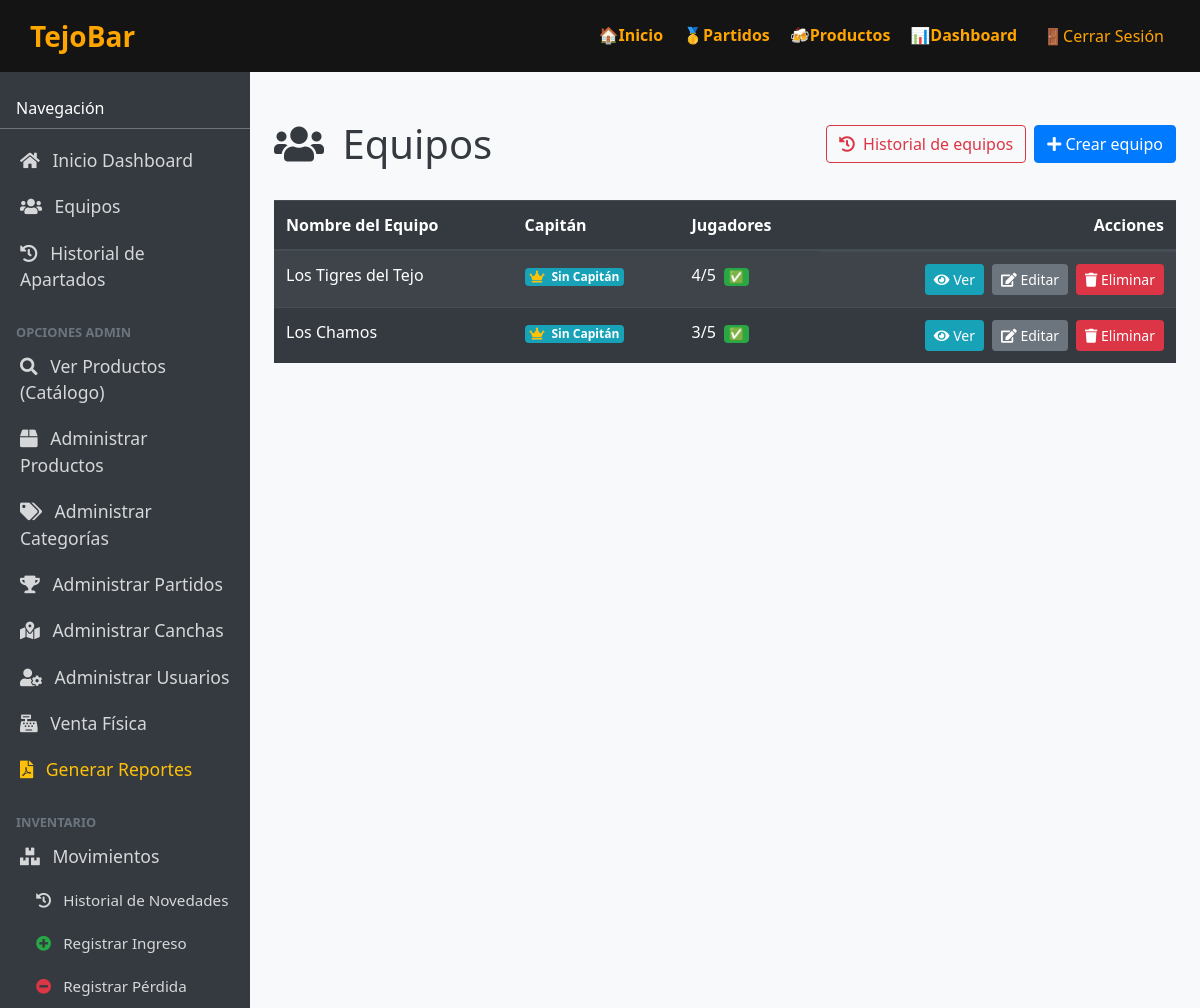
Screenshot of /equipos/ (signed in) with the database file from the repository.
### tejobar_app/models.py (models this page shows, shortened)
class Equipo(models.Model):
    nombre_equipo = models.CharField(max_length=100, unique=True)
    @property
    def capitan_nombre(self) -> str:
        cap = self.equipo_jugadores.filter(es_capitan=True).first()
        if cap:
            return cap.get_nombre()
        return "Sin Capitán"
    @property
    def num_jugadores(self):
        return self.equipo_jugadores.count()
    @property
    def is_completo(self):
        return 3 <= self.num_jugadores <= 5

### tejobar_app/views.py (the view, shortened to what this page needs)
# urls.py: path("equipos/", views.equipo_list, name="equipos_index"),
@login_required
def equipo_list(request: HttpRequest) -> HttpResponse:
    persona = getattr(request.user, "persona", None)
    if not persona:
        messages.error(request, "No tienes un perfil válido.")
        return redirect("tejobar_app:home")
    if persona.rol == Persona.ROL_ADMIN:
        equipos = Equipo.objects.all()
        return render(request, "equipos/index.html", {"equipos": equipos})

### templates/equipos/index.html (shortened to what this page needs)
{% extends "dashboard/base.html" %}
{% block content %}
<div class="d-flex justify-content-between align-items-center mt-4 mb-3">
    <h1 class="mb-0"><i class="fas fa-users mr-2"></i> Equipos</h1>
    <div class="d-flex">
        {% if request.user.persona.rol == 'admin' %}
            <a href="{% url 'tejobar_app:equipos_historial_admin' %}" class="btn btn-outline-danger mr-2">
                <i class="fas fa-history mr-1"></i> Historial de equipos
            </a>
        {% endif %}
        {% if request.user.persona.rol == 'admin' or request.user.persona.rol == 'jugador' and not request.user.persona.jugador.jugador_equipos.exists %}
            <a href="{% url 'tejobar_app:equipos_create' %}" class="btn btn-primary"><i class="fas fa-plus"></i> Crear equipo</a>
        {% endif %}
    </div>
</div>
<div class="table-responsive">
    <table class="table table-dark table-striped table-hover mt-3">
        <thead>
            <tr>
                <th>Nombre del Equipo</th>
                <th>Capitán</th>
                <th>Jugadores</th>
                <th class="text-right">Acciones</th>
            </tr>
        </thead>
    <tbody>
        {% for e in equipos %}
            <tr>
                <td>{{ e.nombre_equipo }}</td>
                <td><span class="badge badge-info"><i class="fas fa-crown text-warning mr-1"></i> {{ e.capitan_nombre }}</span></td>
                <td>
                    {{ e.num_jugadores }}/5
                    {% if e.is_completo %}
                        <span class="badge badge-success ml-1">✅</span>
                    {% elif e.is_excedido %}
                        <span class="badge badge-danger ml-1">⚠ Excedido</span>
                    {% else %}
                        <span class="badge badge-warning text-dark ml-1">⚠ Incompleto</span>
                    {% endif %}
                </td>
                <td class="d-flex align-items-center justify-content-end">
                    <a href="{% url 'tejobar_app:equipos_show' e.pk %}" class="btn btn-sm btn-info mr-2">
                        <i class="fas fa-eye"></i> Ver
                    </a>
                    {% if request.user.persona.rol == 'admin' %}
                        <a href="{% url 'tejobar_app:equipos_update' e.pk %}" class="btn btn-sm btn-secondary mr-2">
                            <i class="fas fa-edit"></i> Editar
                        </a>
                        <form method="post" action="{% url 'tejobar_app:equipos_delete' e.pk %}" class="m-0" onsubmit="return confirm('¿Estás seguro de que deseas eliminar este equipo? Todos los jugadores quedarán sin equipo.');">
                            <button type="submit" class="btn btn-sm btn-danger">
                                <i class="fas fa-trash"></i> Eliminar
                            </button>
                        </form>
                    {% endif %}
                </td>
            </tr>
        {% empty %}
            <tr><td colspan="4" class="text-center text-muted py-3">No hay equipos creados.</td></tr>
        {% endfor %}
    </tbody>
    </table>
</div>
{% endblock %}

### static/css/productos.css (style rules this page uses)
body { margin: 0; font-family: 'Segoe UI', sans-serif; background-color: #141414; color: #ffffff; transition: 1.5s; }

### templates/dashboard/base.html (style rules this page uses)
body, html { height: 100%; margin: 0; overflow-x: hidden; }

### rows the page displays
Equipo: nombre_equipo "Los Tigres del Tejo", capitan_nombre "Sin Capitán", num_jugadores "4"
Equipo: nombre_equipo "Los Chamos", capitan_nombre "Sin Capitán", num_jugadores "3"
